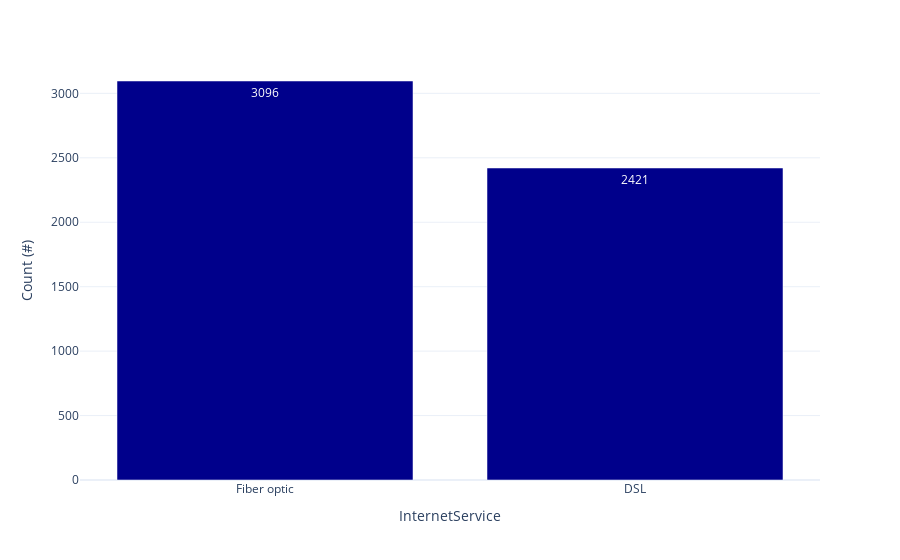

Notebook code for this chart:
### Code cell
for i in categorical:
    #print(i, ':')
    print(internet_data[i].value_counts())
    fig = px.bar(internet_data[i].value_counts(), labels={'value':'Count (#)'}, text_auto=True).update_layout(showlegend=False).update_traces(marker_color='darkblue')
    print()
    fig.show()
    fig.show()

### Figure 1 — Plotly figure (JSON) as saved in the notebook; plotly's stock layout.template omitted (floating-point values rounded to 4 significant figures)
{"data": [{"alignmentgroup": "True", "hovertemplate": "variable=count<br>InternetService=%{x}<br>Count (#)=%{y}<extra></extra>", "legendgroup": "count", "marker": {"color": "darkblue", "pattern": {"shape": ""}}, "name": "count", "offsetgroup": "count", "orientation": "v", "showlegend": true, "textposition": "auto", "texttemplate": "%{y}", "type": "bar", "x": ["Fiber optic", "DSL"], "xaxis": "x", "y": [3096, 2421], "yaxis": "y"}], "layout": {"barmode": "relative", "legend": {"title": {"text": "variable"}, "tracegroupgap": 0}, "margin": {"t": 60}, "showlegend": false, "xaxis": {"anchor": "y", "domain": [0, 1], "title": {"text": "InternetService"}}, "yaxis": {"anchor": "x", "domain": [0, 1], "title": {"text": "Count (#)"}}}}
